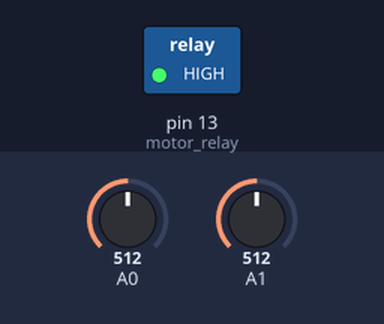
This sketch was run on a simulated Arduino Uno, built with avr-gcc and run on an emulated ATmega328P. On the bench: switched loads named in the sketch (green lamp = pin HIGH). The test bench sets the inputs (shaded band); at power-on: A1 = 512, A0 = 512.

Above: at 1.2 s.
1.3 s: A1 set to 526
At 2.5 s:
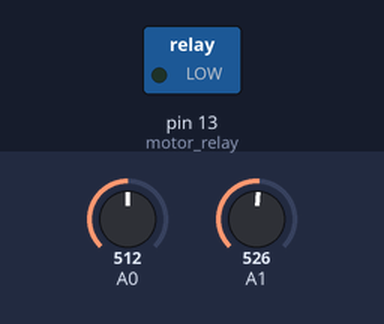
2.8 s: A1 set to 511
At 3.6 s:
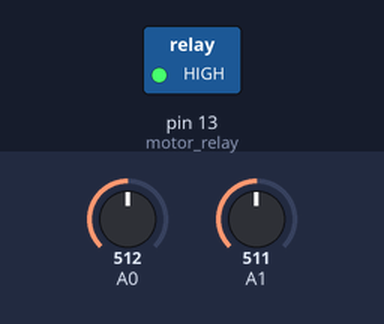
4.3 s: A1 set to 716
At 4.8 s:
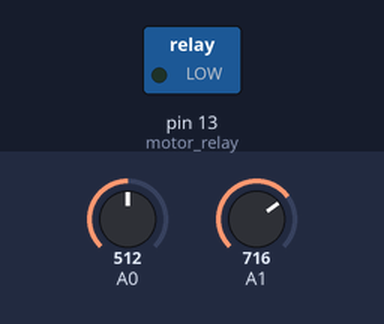
Timing chart, 0 to 7.3 s (numbered marks = the images above; inputs shaded):
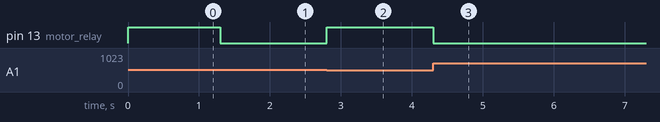

Measured:
- the behaviour switches between 512 and 513 on A1 (found by bisection; images 0 and 1)
- after the input at 1.3 s, pin 13 (motor_relay): HIGH → LOW at once
- after the input at 2.8 s, pin 13 (motor_relay): LOW → HIGH at once
- after the input at 4.3 s, pin 13 (motor_relay): HIGH → LOW at once

The sketch:

vcode.ino
```cpp
int motor_relay=13;
void setup()
{
 pinMode(motor_relay, OUTPUT);
}

void loop()
{
 int sensor_LM35=analogRead(A0);
 int temp=sensor_LM35/2;
 int Soil_sensor=analogRead(A1);
 if ((Soil_sensor <= 512)&&(temp>=35))
 {
  digitalWrite(motor_relay, HIGH);
 }
 else
 {
  digitalWrite(motor_relay, LOW);
 }
}
```
